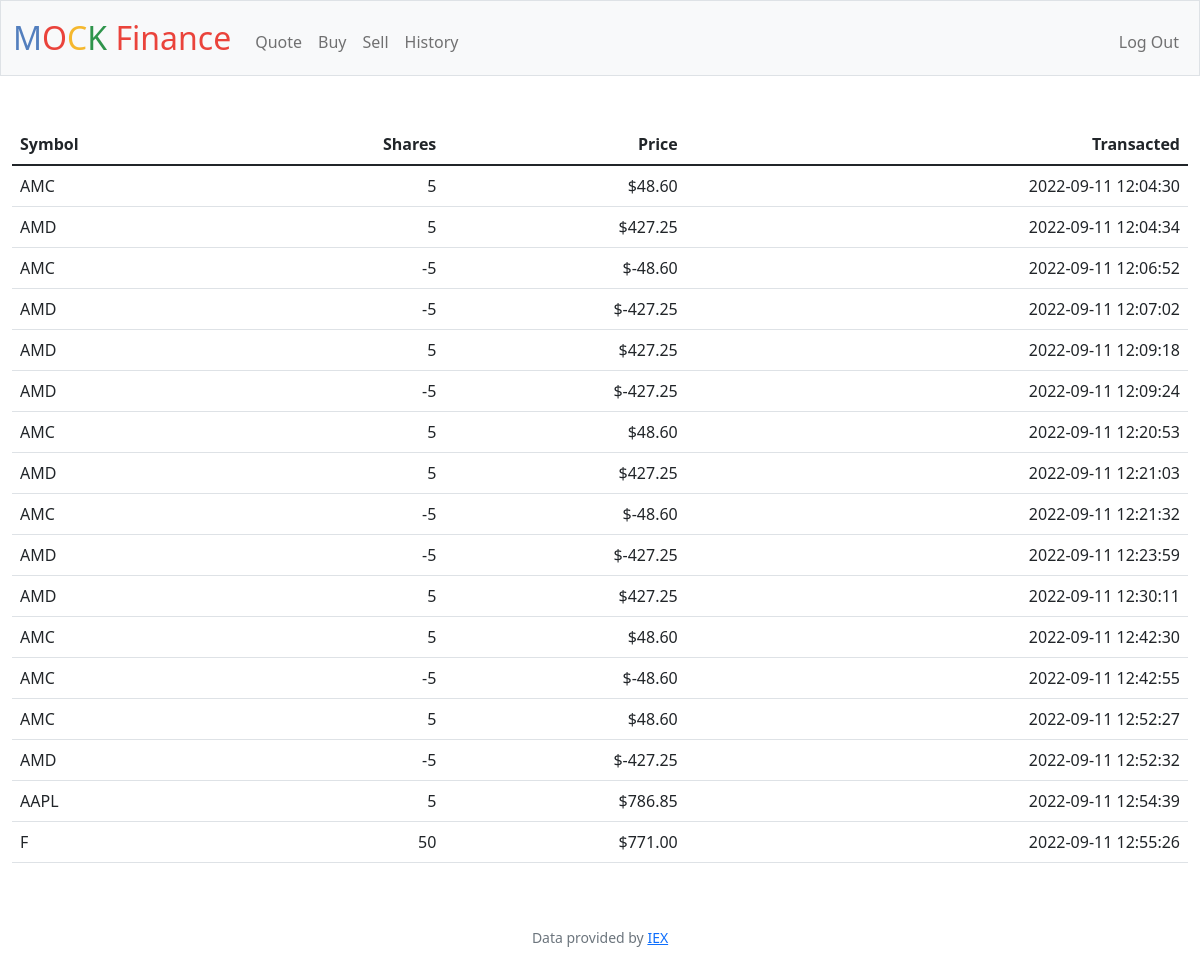
/history (signed in), run on an earlier commit of the app's database.
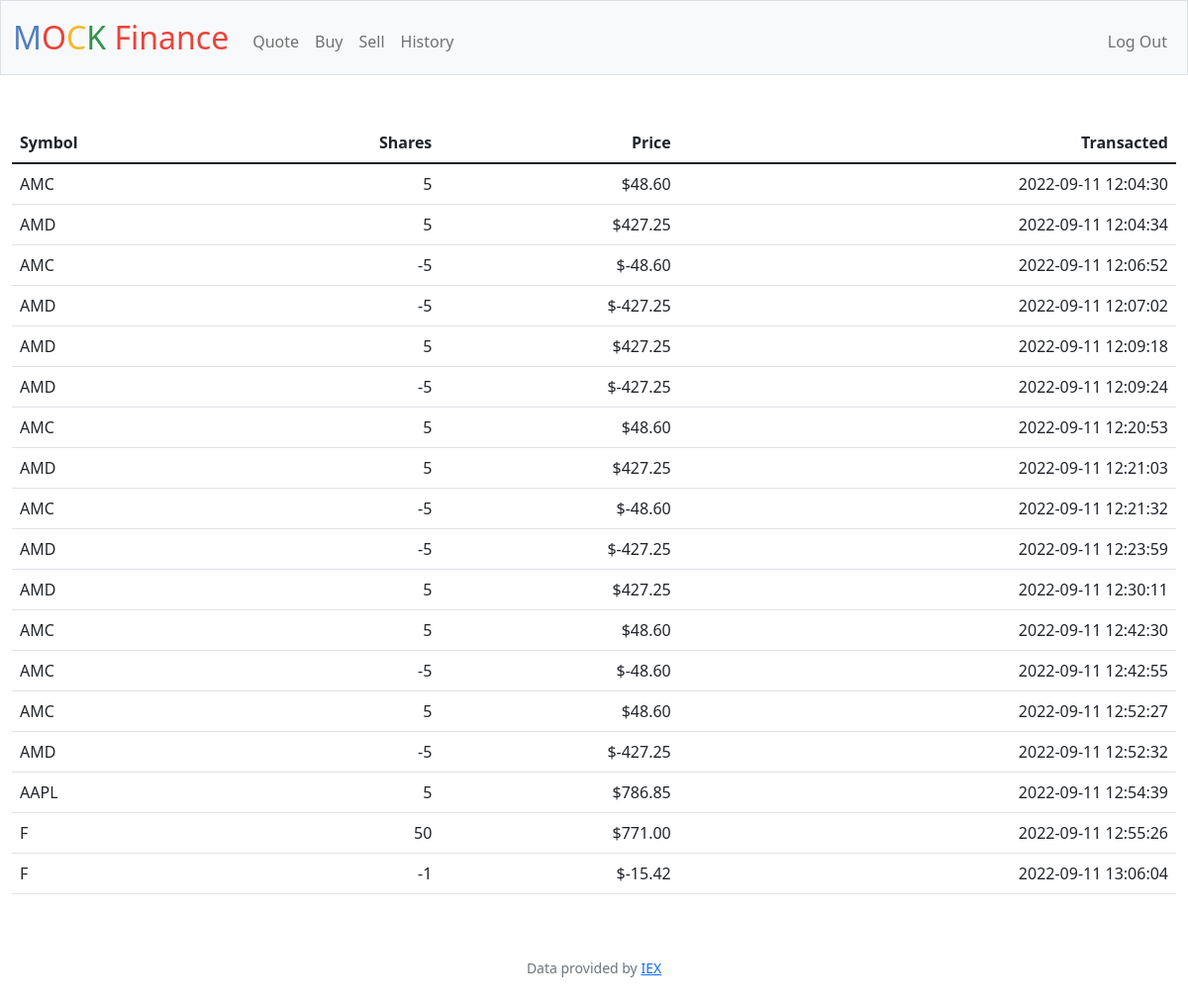
And on a later commit of the database.
### tables this page shows
CREATE TABLE stocks (id INTEGER PRIMARY KEY AUTOINCREMENT, user_id INTEGER NOT NULL, name TEXT NOT NULL, shares INTEGER NOT NULL, price NUMERIC NOT NULL, symbol TEXT NOT NULL, time TIMESTAMP DEFAULT CURRENT_TIMESTAMP, FOREIGN KEY(user_id) REFERENCES users(id));

### app.py (the view)
@app.route("/history")
@login_required
def history():
    user_id = session["user_id"]
    stocks = db.execute("SELECT * FROM stocks WHERE user_id = ?", user_id)
    return render_template("history.html", stocks=stocks, usd=usd)

### app.py (called while the page is built)
@app.after_request
def after_request(response):
    response.headers["Cache-Control"] = "no-cache, no-store, must-revalidate"
    response.headers["Expires"] = 0
    response.headers["Pragma"] = "no-cache"
    return response

### helpers.py (called while the page is built)
def login_required(f):
    @wraps(f)
    def decorated_function(*args, **kwargs):
        if session.get("user_id") is None:
            return redirect("/login")
        return f(*args, **kwargs)
    return decorated_function

def usd(value):
    return f"${value:,.2f}"

### templates/history.html (shortened to what this page needs)
{% extends "layout.html" %}
{% block main %}
    <table class="table">
        <thead>
            <tr>
                <th class="text-start">Symbol</th>
                <th class="text-end">Shares</th>
                <th class="text-end">Price</th>
                <th class="text-end">Transacted</th>
            </tr>
        </thead>
        <tbody>
            {% for stock in stocks %}
                <tr>
                    <td class="text-start">{{ stock["symbol"] }}</th>
                    <td class="text-end">{{ stock["shares"] }}</th>
                    <td class="text-end">{{ usd(stock["price"] * stock["shares"]) }}</th>
                    <td class="text-end">{{ stock["time"] }}</th>
                </tr>
            {% endfor %}
        </tbody>
    </table>
{% endblock %}

### templates/layout.html (shortened to what this page needs)
<!DOCTYPE html>
<html lang="en">
    <head>
        <link href="https://cdn.jsdelivr.net/npm/bootstrap@5.1.3/dist/css/bootstrap.min.css" rel="stylesheet">
        <link href="/static/styles.css" rel="stylesheet">
    </head>
    <body>
        <nav class="bg-light border navbar navbar-expand-md navbar-light">
            <div class="container-fluid">
                <a class="navbar-brand" href="/"><span class="blue">M</span><span class="red">O</span><span class="yellow">C</span><span class="green">K</span> <span class="red">Finance</span></a>
                <div class="collapse navbar-collapse" id="navbar">
                    {% if session["user_id"] %}
                        <ul class="navbar-nav me-auto mt-2">
                            <li class="nav-item"><a class="nav-link" href="/quote">Quote</a></li>
                            <li class="nav-item"><a class="nav-link" href="/buy">Buy</a></li>
                            <li class="nav-item"><a class="nav-link" href="/sell">Sell</a></li>
                            <li class="nav-item"><a class="nav-link" href="/history">History</a></li>
                        </ul>
                        <ul class="navbar-nav ms-auto mt-2">
                            <li class="nav-item"><a class="nav-link" href="/logout">Log Out</a></li>
                        </ul>
                    {% else %}
                        <ul class="navbar-nav ms-auto mt-2">
                            <li class="nav-item"><a class="nav-link" href="/register">Register</a></li>
                            <li class="nav-item"><a class="nav-link" href="/login">Log In</a></li>
                        </ul>
                    {% endif %}
                </div>
            </div>
        </nav>
        <main class="container-fluid py-5 text-center">
            {% block main %}{% endblock %}
        </main>
        <footer class="mb-5 small text-center text-muted">
            Data provided by <a href="https://iexcloud.io/">IEX</a>
        </footer>
    </body>
</html>

### static/styles.css (style rules this page uses)
nav .navbar-brand { font-size: xx-large; }
nav .navbar-brand .blue { color: #537fbe; }
nav .navbar-brand .red { color: #ea433b; }
nav .navbar-brand .yellow { color: #f5b82e; }
nav .navbar-brand .green { color: #2e944b; }

What changed in the data, as far as the page shows it:
added stocks: symbol "F", shares "-1", usd(stock['price']*stock['shares']) "$-15.42", time "2022-09-11 13:06:04"
